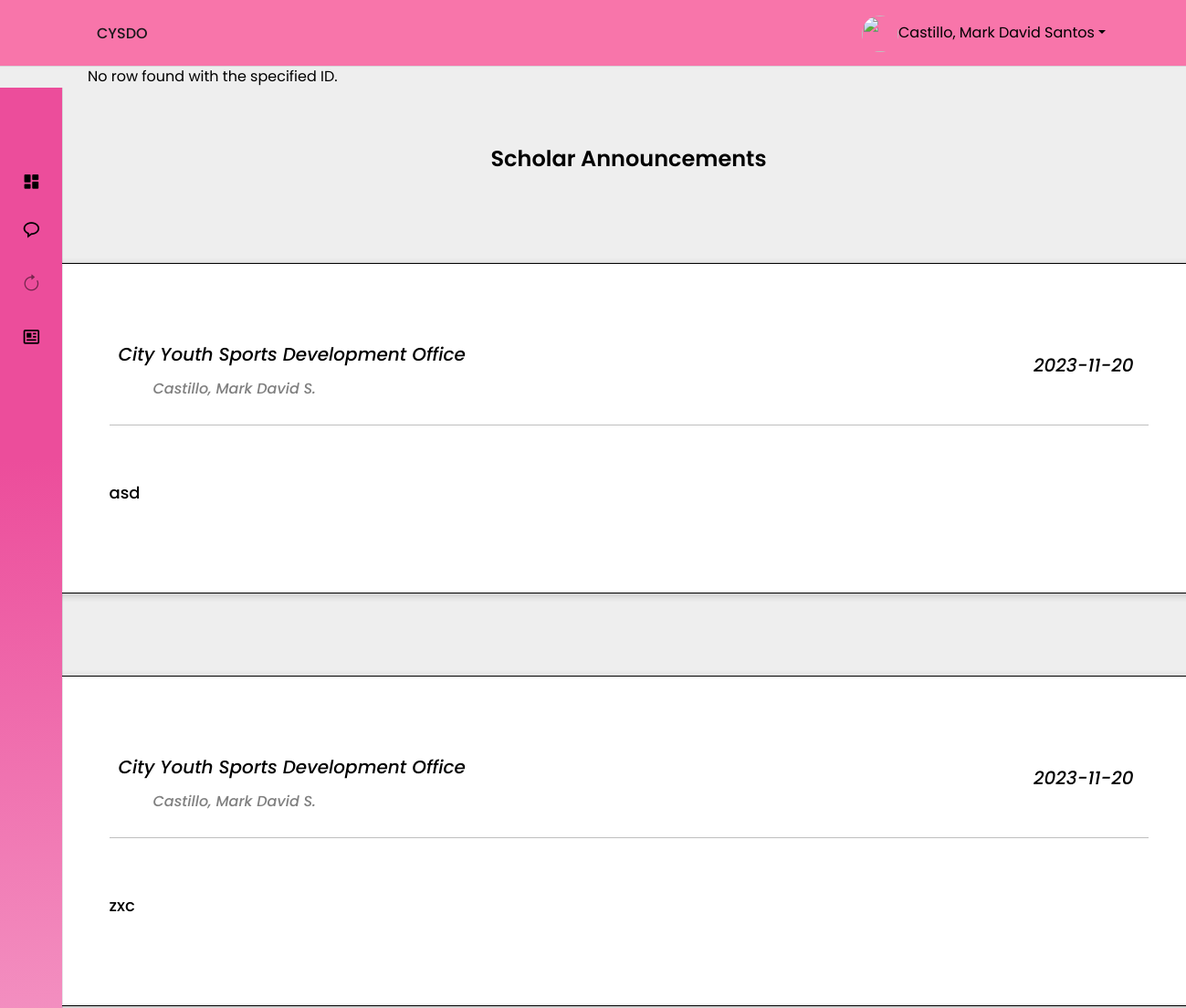
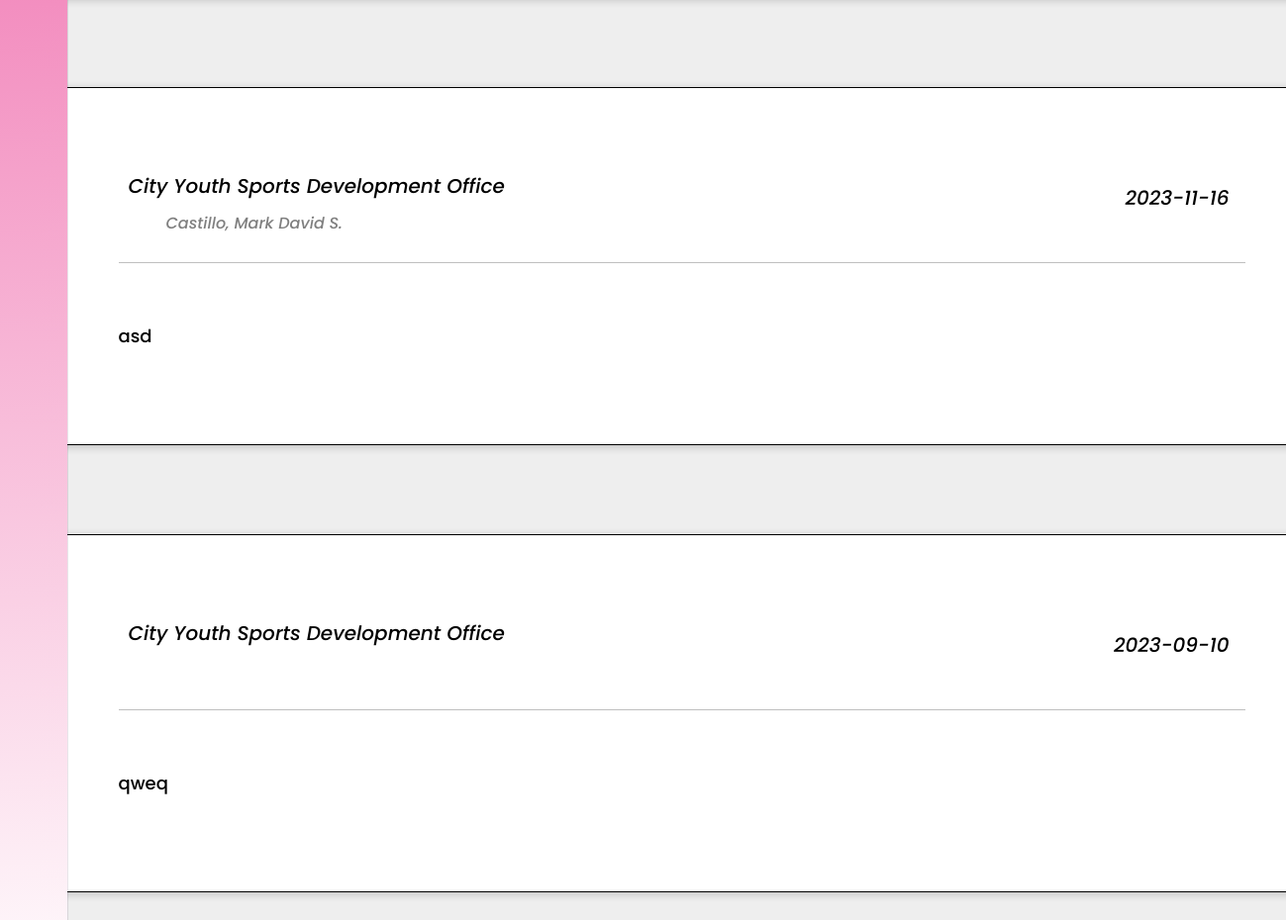
Page /pages/scholar/scholarAnnouncement.php (signed in) on the committed database (2 pictures, top to bottom).
### tables this page shows
CREATE TABLE `announcements` (
  `uploadId` int(11) NOT NULL,
  `uploadDate` date NOT NULL DEFAULT current_timestamp(),
  `announcement` longtext NOT NULL,
  `uploader` varchar(50) NOT NULL,
  `category` varchar(255) NOT NULL
);

### pages/scholar/scholarAnnouncement.php (the view, shortened to what this page needs)
<!DOCTYPE html>
<html lang="en">
<head>
    <link rel="stylesheet" href="https://cdn.jsdelivr.net/npm/boxicons@latest/css/boxicons.min.css">
    <link rel="stylesheet" href="https://cdn.jsdelivr.net/npm/bootstrap-icons@1.10.5/font/bootstrap-icons.css">
    <link href="https://cdn.jsdelivr.net/npm/bootstrap@5.3.0/dist/css/bootstrap.min.css" rel="stylesheet">
</head>
<body>
    <?php
    include '../../assets/template/scholarNav.php';
    ?>
    <main>
        <section>
            <?php
            include '../include/dbConnection.php';
            $query = "SELECT * FROM announcements WHERE category = 'scholar' ORDER BY uploadDate DESC ";
            $resultGetPost = mysqli_query($conn, $query);
            $postCounter = 0;
            ?>
            <div class='textAlign'>
                <p style="text-transform: capitalize;" class='bold d-block w-auto'>
                    Scholar Announcements
                </p>
            </div>
            <?php
            if ($resultGetPost) {
                if ($resultGetPost->num_rows > 0) {
                    while ($row = $resultGetPost->fetch_assoc()) {
                        $postCounter++;
                        if ($postCounter <= 5) {
                            echo '<div class="textBody">';
                        } else {
                            echo '<div class="textBody" style="display: none;">';
                        }
                        echo "
            <ul class='box-info justify-content-center'>
                <li class='responsive'>
                    <img src='./assets/image/CysdoLogo.png' style='height: 50px; width: 50px;' class='sideLogo'><i class='caption'>City Youth Sports Development Office</i></a>
                    <i id='uploadDate' class='date p-3'>" . $row['uploadDate'] . "</i>
                    <div>
                        <i id='uploaderName' class='textCap text-black-50 ms-5'>" . $row['uploader'] . "</i>
                    </div>
                    <hr class='mb-3 mt-4'>
                    <div class='content w-100'>
                        <p id='uploaderPost' class='Post lh-base'>" . nl2br($row['announcement']) . "
                        </p>
                    </div>
                </li>
            </ul>
             </div>
       ";
                    }
                } else {
                    echo "No announcements found.";
                }
            } else {
                echo "An error occurred while retrieving announcements.";
            }
            ?>
        </section>
    </main>
</body>
</html>

### assets/template/scholarNav.php (shortened to what this page needs)
<?php
include '../include/dbConnection.php';
$scholarId = $_SESSION['user'];
$sql = "SELECT * FROM scholar WHERE full_name = '$scholarId'";
$result = mysqli_query($conn, $sql);
if ($result) {
    if (mysqli_num_rows($result) > 0) {
        $row = mysqli_fetch_assoc($result);
        extract($row);
        mysqli_free_result($result);
    } else {
        echo "No row found with the specified ID.";
    }
} else {
    echo "Error executing the query: " . mysqli_error($conn);
}
?>
<!DOCTYPE html>
<html lang="en">
<head>
    <link rel="stylesheet" href="https://cdn.jsdelivr.net/npm/boxicons@latest/css/boxicons.min.css">
    <link rel="stylesheet" href="https://cdn.jsdelivr.net/npm/bootstrap-icons@1.10.5/font/bootstrap-icons.css">
    <link href="https://cdn.jsdelivr.net/npm/bootstrap@5.3.0/dist/css/bootstrap.min.css" rel="stylesheet">
</head>
<body>
    <header class="header">
        <div class="header__container">
            <a class="navProfile nav-link dropdown-toggle text-black" type="button" data-bs-toggle="dropdown" href="#" aria-expanded="false">
                <img src="../../uploads/scholar/<?php echo $image ?>" class="header__img"><?php echo $_SESSION['user']; ?></a>
            <a class="header__logo">CYSDO</a>
        </div>
    </header>
    <div class="Navi" id="navbar">
        <nav class="nav__container">
            <div>
                <a href="#" class="nav1__link nav__logo">
                </a>
                <div class="nav__list">
                    <div class="nav__items">
                        <?php
                        if (!function_exists('getSwitchStatus')) {
                            function getSwitchStatus()
                            {
                                $server = "localhost";
                                $username = "root";
                                $password = "";
                                $db = "cysdo";
                                $conn = mysqli_connect(
                                    $server,
                                    $username,
                                    $password,
                                    $db
                                );
                                $sql = "SELECT switch_status FROM renewal_control WHERE renew_control_id = 1";
                                $result = mysqli_query($conn, $sql);
                                $row = mysqli_fetch_assoc($result);
                                $switchStatus = $row['switch_status'];
                                return $switchStatus;
                            }
                        }
                        $switchStatus = getSwitchStatus();
                        ?>
                        <a href="scholarHome.php" class="nav1__link">
                            <i class='bx bxs-dashboard nav__icon'></i>
                        </a>
                        <a href="scholarChat.php" class="nav1__link">
                            <i class='bx bx-message-rounded nav__icon'></i>
                        </a>
                        <?php
                        if ($switchStatus == 1) { ?>
                            <a href="scholarRenewal.php" class="nav1__link">
                                <i class="bi bi-arrow-clockwise nav__icon"></i>
                                <span class="nav1__name">Renewal</span>
                            </a>
                        <?php
                        } else { ?>
                            <a href="#" class="nav1__link" style="pointer-events: none; cursor: not-allowed;opacity: 0.5;">
                                <i class="bi bi-arrow-clockwise nav__icon"></i>
                            </a>
                        <?php  }
                        ?>
                        <a href="scholarAnnouncement.php" class="nav1__link">
                            <i class='bx bx-news nav__icon'></i>
                        </a>
                    </div>
                </div>
            </div>
        </nav>
    </div>
</body>

### pages/scholar/scholarAnnouncement.php (style rules this page uses)
* { margin: 0; padding: 0; box-sizing: border-box; font-family: "Poppins", sans-serif; }
body { background-color: #eee; background-size: cover; background-position: center; }
.navProfile { margin-right: 20px; }
.caption { margin-top: 20px; margin-left: 10px; font-size: 20px; }
.textAlign { padding-top: 20px; padding-bottom: 10px; display: block; text-align: center; font-size: 24px; width: 100%; }
.bold { font-weight: 600; }
.textBody { margin-top: 50px; }
.box-info { display: grid; grid-gap: 24px; margin-top: 36px; padding: 20px; }
.box-info li { padding: 80px; border-radius: 20px; border: 1px solid black; display: block; align-items: center; grid-gap: 24px; height: 100%; width: 100%; }
.box-info li { background-color: #fff; font-size: 24px; font-weight: 500; box-shadow: 0px 2px 8px 0px rgba(0, 0, 0, 0.2); width: 1300px; }
.textCap { font-size: 16px; }
.date { float: right; font-size: 20px; }
.Post { font-size: 18px; text-align: justify; margin-top: 60px; }

### assets/template/scholarNav.php (style rules this page uses)
:root { --header-height: 3.5rem; --nav-width: 219px; --first-color: #E4E9F7; --first-color-light: #C23373; --title-color: #19181B; --text-color: #000; --text-color-light: #000; --body-color: #E4E9F7; --container-color: #FF87B2; --body-font: 'Poppins', sans-serif; --normal-font-size: .938rem; --small-font-size: .75rem; --smaller-font-size: .75rem; --font-medium: 500; --font-semi-bold: 600; --z-fixed: 100; }
@media screen and (min-width: 1024px) { :root { --normal-font-size: 1rem; --small-font-size: .875rem; --smaller-font-size: .813rem; } }
body { margin: var(--header-height) 0 0 0; padding: 1rem 1rem 0; font-family: var(--body-font); font-size: var(--normal-font-size); background-color: #eee; color: var(--text-color); }
section { margin-top: 40px; margin-left: 30px; }
a { text-decoration: none; padding-top: 5px; }
img { max-width: 100%; height: auto; }
.header { position: fixed; top: 0; left: 0; width: 100%; height: 72px; background-color: #F875AA; box-shadow: 0 1px 0 rgba(22, 8, 43, 0.1); padding: 0 1rem; z-index: var(--z-fixed); }
.header__container { display: block; justify-content: space-between; }
.header__img { width: 35px; height: 35px; border-radius: 50%; }
.navProfile { display: inline; float: right; margin-top: 17px; margin-right: 40px; }
.header__logo { color: var(--title-color); font-weight: var(--font-medium); display: none; }
.Navi { position: fixed; top: 1; left: -100%; height: 100%; padding: 1rem 1rem 0; background: rgb(255, 255, 255); background: linear-gradient(356deg, rgba(255, 255, 255, 1) 0%, rgba(236, 77, 155, 1)80%); box-shadow: 1px 0 0 rgba(22, 8, 43, 0.1); z-index: var(--z-fixed); transition: .4s; }
.nav__container { height: 100%; display: flex; flex-direction: column; justify-content: space-between; padding-bottom: 3rem; overflow: auto; scrollbar-width: none; }
.nav__logo { font-weight: var(--font-semi-bold); margin-bottom: 2.5rem; }
.nav__list, .nav__items { display: grid; }
.nav__list { row-gap: 2.5rem; }
.nav__items { row-gap: 1.5rem; }
.nav1__link { display: flex; align-items: center; color: var(--text-color); }
.nav__icon { font-size: 1.2rem; margin-right: .5rem; }
@media screen and (min-width: 768px) { body { padding: 1rem 3rem 0 6rem; } }
@media screen and (min-width: 768px) { .header { padding: 0 3rem 0 6rem; } }
@media screen and (min-width: 768px) { .header__container { height: calc(var(--header-height) + .5rem); } }
@media screen and (min-width: 768px) { .header__logo { display: inline-flex; margin-top: 20px; margin-left: 10px; text-align: start; } }
@media screen and (min-width: 768px) { .header__img { width: 40px; height: 40px; } }
@media screen and (min-width: 768px) { .Navi { left: 0; padding: 1.2rem 1.5rem 0; width: 68px; } }
@media screen and (min-width: 768px) { .nav__items { row-gap: 1.7rem; } }
@media screen and (min-width: 768px) { .nav__icon { font-size: 1.3rem; } }

### rows in the picture
announcements: uploadDate "2023-11-20", uploader "Castillo, Mark David S.", announcement "asd"
announcements: uploadDate "2023-11-20", uploader "Castillo, Mark David S.", announcement "zxc"
announcements: uploadDate "2023-11-16", uploader "Castillo, Mark David S.", announcement "asd"
announcements: uploadDate "2023-09-10", announcement "qweq"

### other values in the picture
$_SESSION['user'] "Castillo, Mark David Santos"
